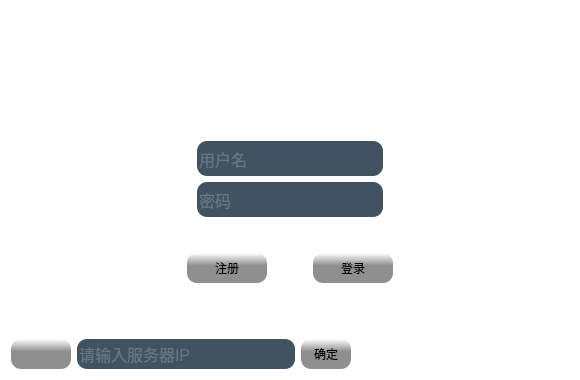
<?xml version="1.0" encoding="UTF-8"?>
<ui version="4.0">
 <class>Widget</class>
 <widget class="QWidget" name="Widget">
  <property name="geometry">
   <rect>
    <x>0</x>
    <y>0</y>
    <width>580</width>
    <height>380</height>
   </rect>
  </property>
  <property name="minimumSize">
   <size>
    <width>580</width>
    <height>380</height>
   </size>
  </property>
  <property name="maximumSize">
   <size>
    <width>580</width>
    <height>380</height>
   </size>
  </property>
  <property name="windowTitle">
   <string>Form</string>
  </property>
  <property name="styleSheet">
   <string notr="true">QWidget#Widget
{
background:#FFFFFF;
font-size:15px;
font-style:MingLiU-ExtB;
}
QFrame#frame
{
border:sold 10px rgba(0,0,0);
background-image:url(:/login.jpg);

}
QLineEdit{
color:#8d98a1;
background-color:#405361;
font-size:16px;
border-style:outset;
border-radius:10px;
font-style:MingLiU-ExtB;
}
QPushButton{
background-color: qlineargradient(spread:pad, x1:1, y1:0, x2:1, y2:0.415, stop:0 rgba(255, 255, 255, 255), stop:1 rgba(143,143,143, 255));
border-style:outset;
border-radius:10px;
font-style:MingLiU-ExtB;
}
QPushButton:hover{
background-color: rgb(179, 179, 179);
border-style:inset;
font-style:MingLiU-ExtB;
}
QPushButton:pressed{
background-color:rgb(224,0,0);
border-style:inset;
font-style:MingLiU-ExtB;
}
QCheckBox{
background:rgba(85,170,255,0);
color:white;
font-style:MingLiU-ExtB;
}
QLabel{
background:rgba(85,170,255,0);
color:white;
font-style:MingLiU-ExtB;
font-size:14px;
}
QToolButton#toolButton
{
border:none;
background:rgba(255, 255, 255, 0);
image: url(:/close_normal.png);
}

QToolButton#toolButton:hover
{
border:none;
background:rgba(255, 255, 255, 0);
image: url(:/close_hover.png);
}

QToolButton#toolButton_2
{
border:none;
background:rgba(255, 255, 255, 0);
image: url(:/min_normal.png);
}

QToolButton#toolButton_2:hover
{
border:none;
background:rgba(255, 255, 255, 0);
image: url(:/min_hover.png);
}</string>
  </property>
  <widget class="QFrame" name="frame">
   <property name="geometry">
    <rect>
     <x>0</x>
     <y>0</y>
     <width>580</width>
     <height>380</height>
    </rect>
   </property>
   <property name="minimumSize">
    <size>
     <width>580</width>
     <height>380</height>
    </size>
   </property>
   <property name="frameShape">
    <enum>QFrame::StyledPanel</enum>
   </property>
   <property name="frameShadow">
    <enum>QFrame::Raised</enum>
   </property>
   <layout class="QVBoxLayout" name="verticalLayout">
    <item>
     <layout class="QHBoxLayout" name="horizontalLayout_6">
      <item>
       <spacer name="horizontalSpacer_11">
        <property name="orientation">
         <enum>Qt::Horizontal</enum>
        </property>
        <property name="sizeHint" stdset="0">
         <size>
          <width>40</width>
          <height>20</height>
         </size>
        </property>
       </spacer>
      </item>
      <item>
       <widget class="QToolButton" name="toolButton_2">
        <property name="text">
         <string/>
        </property>
       </widget>
      </item>
      <item>
       <widget class="QToolButton" name="toolButton">
        <property name="text">
         <string/>
        </property>
       </widget>
      </item>
     </layout>
    </item>
    <item>
     <spacer name="verticalSpacer">
      <property name="orientation">
       <enum>Qt::Vertical</enum>
      </property>
      <property name="sizeHint" stdset="0">
       <size>
        <width>20</width>
        <height>104</height>
       </size>
      </property>
     </spacer>
    </item>
    <item>
     <layout class="QHBoxLayout" name="horizontalLayout_3">
      <item>
       <spacer name="horizontalSpacer_2">
        <property name="orientation">
         <enum>Qt::Horizontal</enum>
        </property>
        <property name="sizeHint" stdset="0">
         <size>
          <width>40</width>
          <height>20</height>
         </size>
        </property>
       </spacer>
      </item>
      <item>
       <widget class="QLineEdit" name="userLineEdit">
        <property name="minimumSize">
         <size>
          <width>0</width>
          <height>35</height>
         </size>
        </property>
        <property name="placeholderText">
         <string>用户名</string>
        </property>
       </widget>
      </item>
      <item>
       <spacer name="horizontalSpacer_3">
        <property name="orientation">
         <enum>Qt::Horizontal</enum>
        </property>
        <property name="sizeHint" stdset="0">
         <size>
          <width>40</width>
          <height>20</height>
         </size>
        </property>
       </spacer>
      </item>
     </layout>
    </item>
    <item>
     <layout class="QHBoxLayout" name="horizontalLayout_4">
      <item>
       <spacer name="horizontalSpacer_4">
        <property name="orientation">
         <enum>Qt::Horizontal</enum>
        </property>
        <property name="sizeHint" stdset="0">
         <size>
          <width>40</width>
          <height>20</height>
         </size>
        </property>
       </spacer>
      </item>
      <item>
       <widget class="QLineEdit" name="passwdLineEdit">
        <property name="minimumSize">
         <size>
          <width>0</width>
          <height>35</height>
         </size>
        </property>
        <property name="inputMethodHints">
         <set>Qt::ImhHiddenText|Qt::ImhNoAutoUppercase|Qt::ImhNoPredictiveText|Qt::ImhSensitiveData</set>
        </property>
        <property name="echoMode">
         <enum>QLineEdit::Password</enum>
        </property>
        <property name="placeholderText">
         <string>密码</string>
        </property>
       </widget>
      </item>
      <item>
       <spacer name="horizontalSpacer_5">
        <property name="orientation">
         <enum>Qt::Horizontal</enum>
        </property>
        <property name="sizeHint" stdset="0">
         <size>
          <width>40</width>
          <height>20</height>
         </size>
        </property>
       </spacer>
      </item>
     </layout>
    </item>
    <item>
     <layout class="QHBoxLayout" name="horizontalLayout_5">
      <item>
       <spacer name="horizontalSpacer_6">
        <property name="orientation">
         <enum>Qt::Horizontal</enum>
        </property>
        <property name="sizeHint" stdset="0">
         <size>
          <width>40</width>
          <height>20</height>
         </size>
        </property>
       </spacer>
      </item>
      <item>
       <widget class="QCheckBox" name="checkBox">
        <property name="text">
         <string>记住用户名</string>
        </property>
       </widget>
      </item>
      <item>
       <spacer name="horizontalSpacer_7">
        <property name="orientation">
         <enum>Qt::Horizontal</enum>
        </property>
        <property name="sizeHint" stdset="0">
         <size>
          <width>40</width>
          <height>20</height>
         </size>
        </property>
       </spacer>
      </item>
     </layout>
    </item>
    <item>
     <layout class="QHBoxLayout" name="horizontalLayout_2">
      <item>
       <spacer name="horizontalSpacer_8">
        <property name="orientation">
         <enum>Qt::Horizontal</enum>
        </property>
        <property name="sizeHint" stdset="0">
         <size>
          <width>40</width>
          <height>20</height>
         </size>
        </property>
       </spacer>
      </item>
      <item>
       <widget class="QPushButton" name="registerButton">
        <property name="minimumSize">
         <size>
          <width>80</width>
          <height>30</height>
         </size>
        </property>
        <property name="text">
         <string>注册</string>
        </property>
       </widget>
      </item>
      <item>
       <spacer name="horizontalSpacer_10">
        <property name="orientation">
         <enum>Qt::Horizontal</enum>
        </property>
        <property name="sizeType">
         <enum>QSizePolicy::Fixed</enum>
        </property>
        <property name="sizeHint" stdset="0">
         <size>
          <width>40</width>
          <height>20</height>
         </size>
        </property>
       </spacer>
      </item>
      <item>
       <widget class="QPushButton" name="loginButton">
        <property name="minimumSize">
         <size>
          <width>80</width>
          <height>30</height>
         </size>
        </property>
        <property name="text">
         <string>登录</string>
        </property>
       </widget>
      </item>
      <item>
       <spacer name="horizontalSpacer_9">
        <property name="orientation">
         <enum>Qt::Horizontal</enum>
        </property>
        <property name="sizeHint" stdset="0">
         <size>
          <width>40</width>
          <height>20</height>
         </size>
        </property>
       </spacer>
      </item>
     </layout>
    </item>
    <item>
     <spacer name="verticalSpacer_2">
      <property name="orientation">
       <enum>Qt::Vertical</enum>
      </property>
      <property name="sizeHint" stdset="0">
       <size>
        <width>20</width>
        <height>40</height>
       </size>
      </property>
     </spacer>
    </item>
    <item>
     <layout class="QHBoxLayout" name="horizontalLayout">
      <item>
       <widget class="QPushButton" name="pushButton">
        <property name="minimumSize">
         <size>
          <width>60</width>
          <height>30</height>
         </size>
        </property>
        <property name="maximumSize">
         <size>
          <width>60</width>
          <height>16777215</height>
         </size>
        </property>
        <property name="styleSheet">
         <string notr="true">border-image: url(:/btn_on.png);</string>
        </property>
        <property name="text">
         <string/>
        </property>
       </widget>
      </item>
      <item>
       <widget class="QLineEdit" name="lineEdit">
        <property name="minimumSize">
         <size>
          <width>0</width>
          <height>30</height>
         </size>
        </property>
        <property name="text">
         <string/>
        </property>
        <property name="placeholderText">
         <string>请输入服务器IP</string>
        </property>
       </widget>
      </item>
      <item>
       <widget class="QPushButton" name="pushButton_2">
        <property name="minimumSize">
         <size>
          <width>50</width>
          <height>30</height>
         </size>
        </property>
        <property name="text">
         <string>确定</string>
        </property>
       </widget>
      </item>
      <item>
       <spacer name="horizontalSpacer">
        <property name="orientation">
         <enum>Qt::Horizontal</enum>
        </property>
        <property name="sizeHint" stdset="0">
         <size>
          <width>40</width>
          <height>20</height>
         </size>
        </property>
       </spacer>
      </item>
     </layout>
    </item>
   </layout>
  </widget>
 </widget>
 <layoutdefault spacing="6" margin="11"/>
 <resources/>
 <connections/>
</ui>
